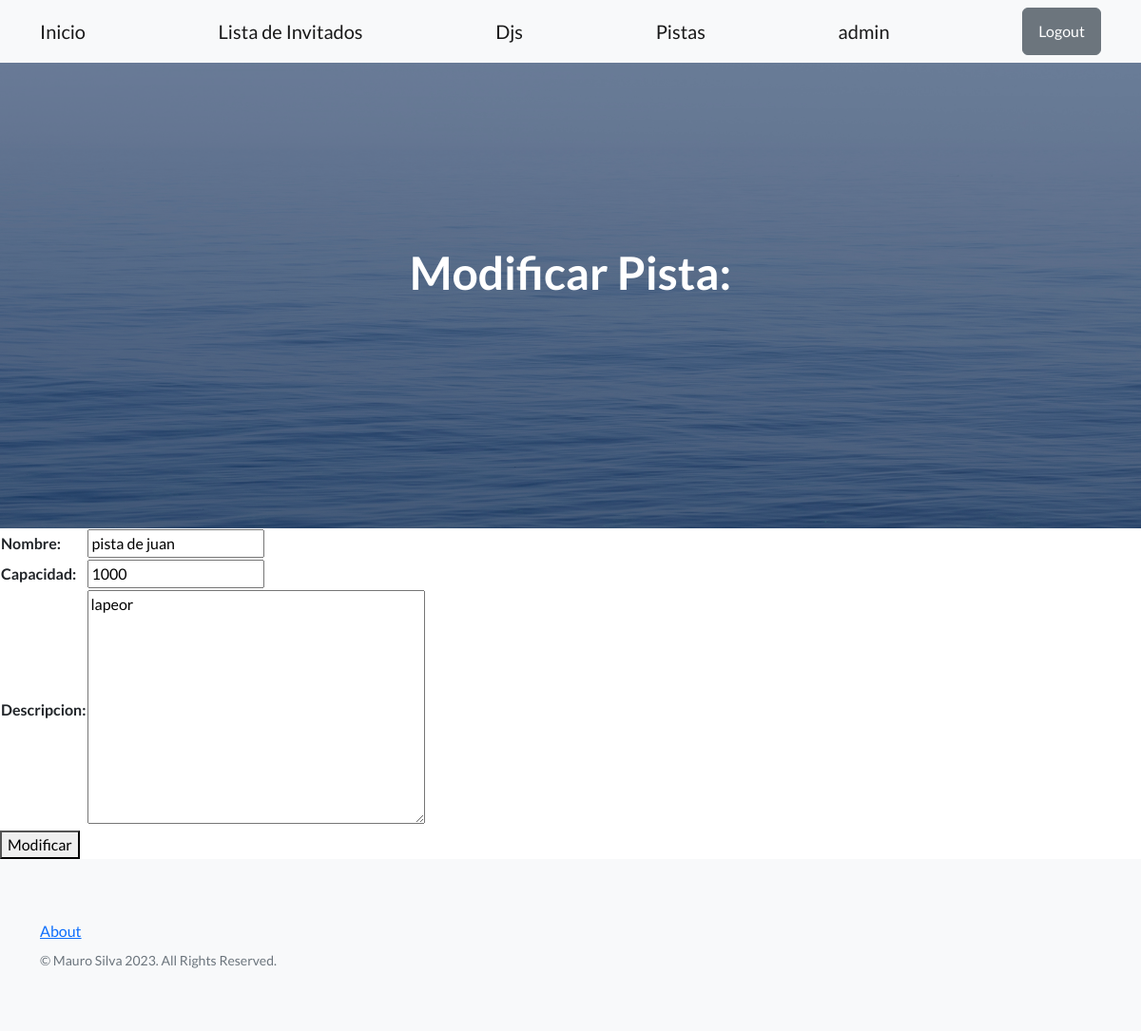
Screenshot of /pistas/modificar-pista/2 (signed in) with the database file from the repository.
### inicio/models.py (models this page shows, shortened)
class Pista(models.Model):
    nombre = models.CharField(max_length=20)
    capacidad = models.IntegerField()
    descripcion = models.TextField(null=True)

### inicio/views.py (the view)
# urls.py: path("pistas/modificar-pista/<int:pk>", views.ModificarPista.as_view(), name='mod pista'),
class ModificarPista(LoginRequiredMixin, UpdateView):
    model = Pista
    template_name = 'inicio/CBV/modificar-pista-CBV.html'
    fields = ['nombre', 'capacidad', 'descripcion']
    success_url = reverse_lazy('inicio:listar pistas')

### inicio/templates/inicio/CBV/modificar-pista-CBV.html (shortened to what this page needs)
{% extends 'base.html' %}
{% block mensaje_inicio %}
Modificar Pista:
{% endblock mensaje_inicio %}
{% block contenido %}
<form action={% url 'inicio:mod pista' pista.id %} method='POST'>
    <table>
    {{form}}
    </table>
    <button>Modificar</button>
</form>
{% endblock contenido %}

### templates/base.html (shortened to what this page needs)
<!DOCTYPE html>
<html lang="en">
    {% load static %}
    <head>
        <link href="https://cdn.jsdelivr.net/npm/bootstrap-icons@1.5.0/font/bootstrap-icons.css" rel="stylesheet" type="text/css" />
        <link href= {% static 'css/styles.css' %} rel="stylesheet" />
    </head>
    <body>
        <nav class="navbar navbar-light bg-light static-top">
            <div class="container">
                <a class="navbar-brand" href={% url 'inicio:inicio' %}>Inicio</a>
                <a class="navbar-brand" href={% url 'inicio:listar invitados' %}>Lista de Invitados</a>
                <a class="navbar-brand" href={% url 'inicio:listar djs' %}>Djs</a>
                <a class="navbar-brand" href={% url 'inicio:listar pistas' %}>Pistas</a>
                {% if request.user.is_authenticated %}
                <a class="navbar-brand" href='#'>{{request.user.username}}</a>
                <a class="btn btn-secondary" href={% url 'usuario:logout' %}>Logout</a>
                {% else %}
                <a class="btn btn-primary" href={% url 'usuario:login' %}>Login</a>
                <a class="btn btn-primary" href={% url 'usuario:registro' %}>Registro</a>
                {% endif %}
            </div>
        </nav>
        {% block header %}
        <header class="masthead">
            <div class="container position-relative">
                <div class="row justify-content-center">
                    <div class="col-xl-6">
                        <div class="text-center text-white">
                            <h1 class="mb-5">
                                {% block mensaje_inicio %}{% endblock mensaje_inicio %}
                            </h1>
                        </div>
                    </div>
                </div>
            </div>
        </header>
        {% endblock header %}
        {% block contenido %}{% endblock contenido %}
        <footer class="footer bg-light">
            <div class="container">
                <div class="row">
                    <div class="col-lg-6 h-100 text-center text-lg-start my-auto">
                        <ul class="list-inline mb-2">
                            <li class="list-inline-item"><a href={% url 'inicio:about' %}>About</a></li>
                        </ul>
                        <p class="text-muted small mb-4 mb-lg-0">&copy; Mauro Silva 2023. All Rights Reserved.</p>
                    </div>
                </div>
            </div>
        </footer>
    </body>
</html>

### rows the page displays
Pista: nombre "pista de juan", capacidad "1000", descripcion "lapeor"

### other values shown
{{ request.user.username }} "admin"
